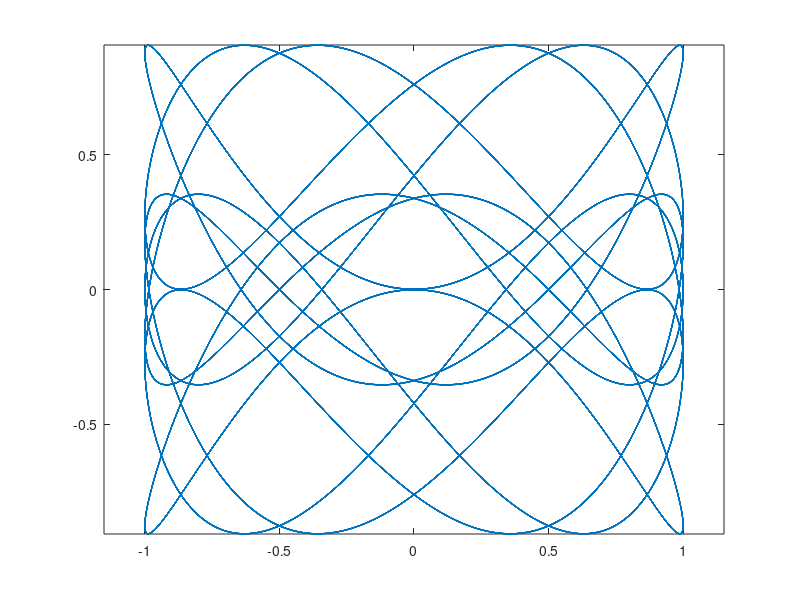

The MATLAB script that drew this image:
clear all;

c=0;
d=100;
s=10000;
t=linspace(c,d,s);

p=0.1;
a=0;
b=7;
for i=a:p:b
  plot(cos(i*t),sin(t*(i-1)).*cos(t*(i+2)));
  axis("equal");
  pause(0.1);
end
